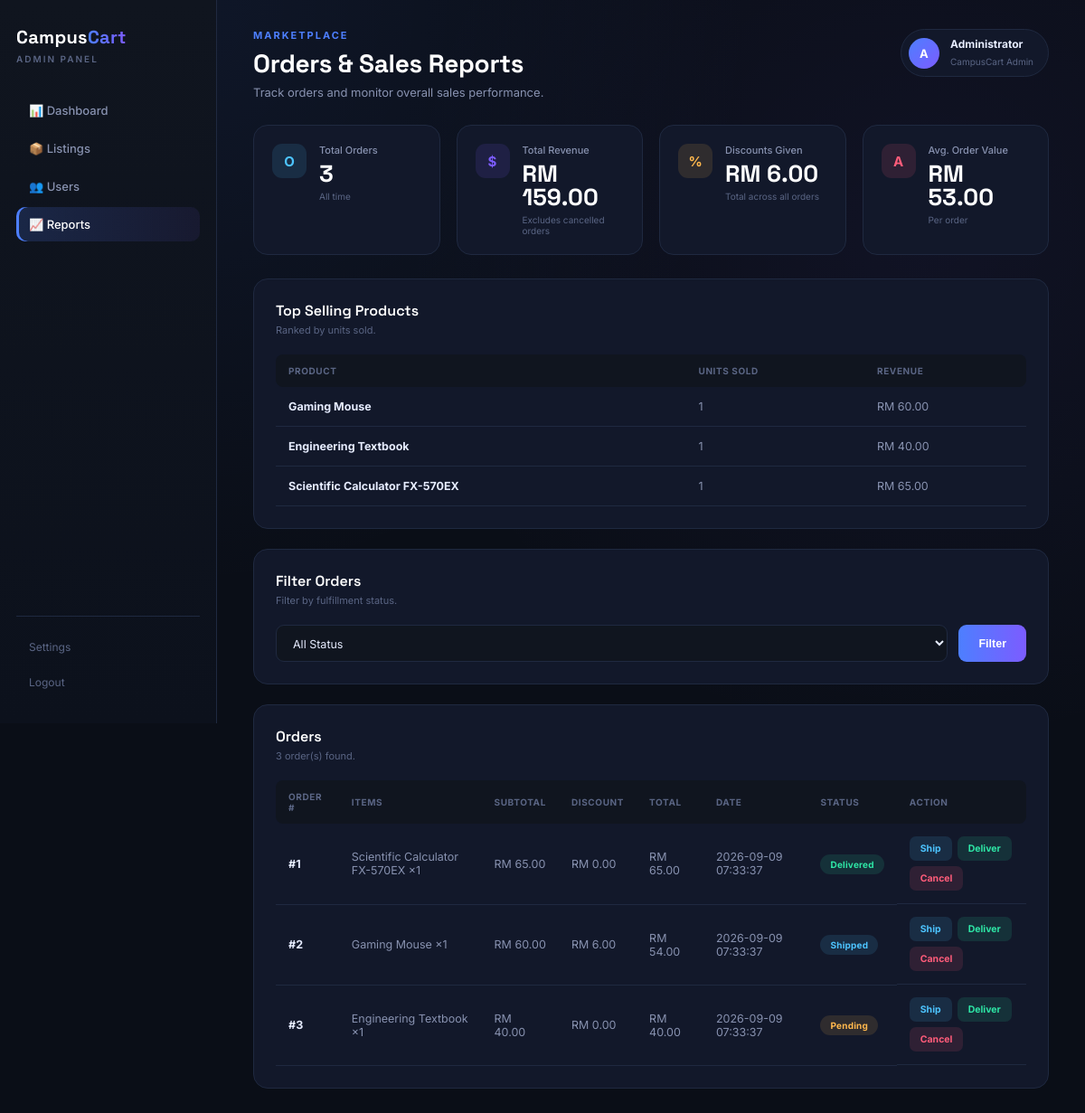
The page /reports on the database as committed earlier.
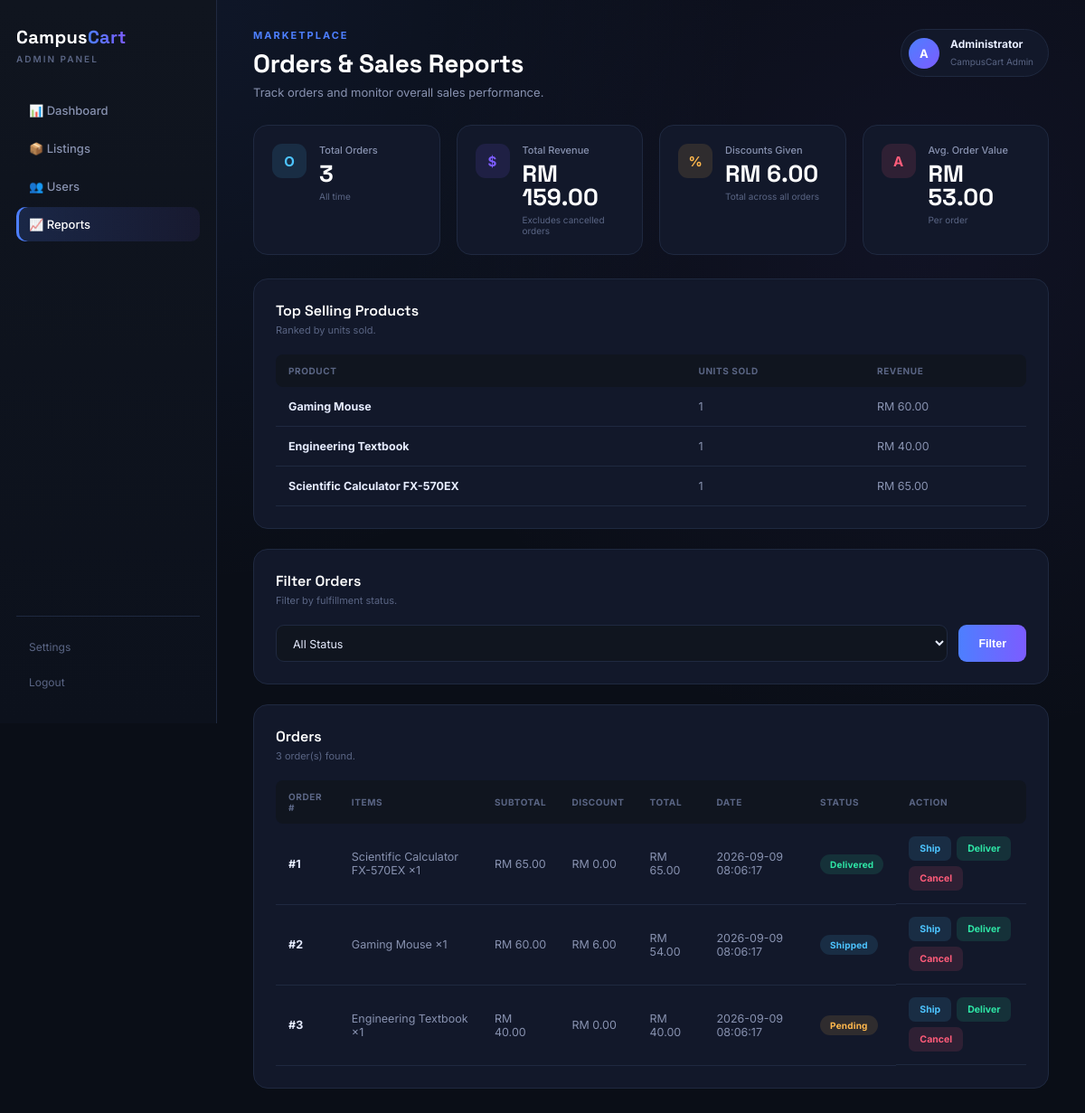
The same page on the database as committed later.
### tables this page shows
CREATE TABLE products (
        id INTEGER PRIMARY KEY AUTOINCREMENT,
        name TEXT NOT NULL,
        seller TEXT NOT NULL,
        category TEXT NOT NULL,
        price REAL NOT NULL,
        stock INTEGER NOT NULL,
        status TEXT NOT NULL DEFAULT 'Pending'
    );

CREATE TABLE orders (
        id INTEGER PRIMARY KEY AUTOINCREMENT,
        user_id INTEGER NOT NULL,
        subtotal REAL NOT NULL,
        discount REAL NOT NULL DEFAULT 0,
        total REAL NOT NULL,
        status TEXT NOT NULL DEFAULT 'Pending',
        order_date TIMESTAMP DEFAULT CURRENT_TIMESTAMP
    );

CREATE TABLE order_items (
        id INTEGER PRIMARY KEY AUTOINCREMENT,
        order_id INTEGER NOT NULL,
        product_id INTEGER NOT NULL,
        quantity INTEGER NOT NULL,
        price REAL NOT NULL
    );

### app.py (the view)
@app.route("/reports")
def reports():
    status = request.args.get("status", "all")
    orders = admin.get_all_orders(status)
    for order in orders:
        order["line_items"] = admin.get_order_items(order["id"])
    return render_template(
        "reports.html",
        orders=orders,
        selected_status=status,
        sales=admin.get_sales_summary(),
        top_products=admin.get_top_selling_products(),
    )

### admin_functions.py (called while the page is built)
def get_all_orders(status=None):
    connection = get_connection()
    cursor = connection.cursor()
    if status and status.lower() != "all":
        cursor.execute(
            "SELECT * FROM orders WHERE LOWER(status) = LOWER(?) ORDER BY order_date DESC",
            (status,)
        )
    else:
        cursor.execute("SELECT * FROM orders ORDER BY order_date DESC")
    orders = [dict(row) for row in cursor.fetchall()]
    connection.close()
    return orders

def get_order_items(order_id):
    connection = get_connection()
    cursor = connection.cursor()
    cursor.execute("""
        SELECT order_items.*, products.name AS product_name
        FROM order_items
        LEFT JOIN products ON products.id = order_items.product_id
        WHERE order_items.order_id = ?
    """, (order_id,))
    items = [dict(row) for row in cursor.fetchall()]
    connection.close()
    return items

def get_sales_summary():
    connection = get_connection()
    cursor = connection.cursor()
    cursor.execute("SELECT COUNT(*) AS total_orders FROM orders")
    total_orders = cursor.fetchone()["total_orders"]
    cursor.execute(
        "SELECT COALESCE(SUM(total), 0) AS total_revenue FROM orders "
        "WHERE LOWER(status) != 'cancelled'"
    )
    total_revenue = cursor.fetchone()["total_revenue"]
    cursor.execute(
        "SELECT COALESCE(SUM(discount), 0) AS total_discount FROM orders"
    )
    total_discount = cursor.fetchone()["total_discount"]
    avg_order_value = (total_revenue / total_orders) if total_orders else 0
    connection.close()
    return {
        "total_orders": total_orders,
        "total_revenue": round(total_revenue, 2),
        "total_discount_given": round(total_discount, 2),
        "average_order_value": round(avg_order_value, 2),
    }

def get_top_selling_products(limit=5):
    connection = get_connection()
    cursor = connection.cursor()
    cursor.execute("""
        SELECT
            products.id,
            products.name,
            SUM(order_items.quantity) AS units_sold,
            SUM(order_items.quantity * order_items.price) AS revenue
        FROM order_items
        JOIN products ON products.id = order_items.product_id
        GROUP BY products.id
        ORDER BY units_sold DESC
        LIMIT ?
    """, (limit,))
    top_products = [dict(row) for row in cursor.fetchall()]
    connection.close()
    return top_products

### templates/reports.html (shortened to what this page needs)
<!DOCTYPE html>
<html lang="en">
<head>
    <link rel="stylesheet" href="{{ url_for('static', filename='admin.css') }}">
</head>
<body>
<aside class="sidebar">
    <h2>Campus<span>Cart</span></h2>
    <p class="admin-label">ADMIN PANEL</p>
    <nav>
        <a href="{{ url_for('dashboard') }}">📊 Dashboard</a>
        <a href="{{ url_for('listings') }}">📦 Listings</a>
        <a href="{{ url_for('users') }}">👥 Users</a>
        <a href="{{ url_for('reports') }}" class="active">📈 Reports</a>
    </nav>
    <div class="sidebar-bottom">
        <a href="#">Settings</a>
        <a href="#">Logout</a>
    </div>
</aside>
<main class="main">
    <header>
        <div>
            <p class="small-title">MARKETPLACE</p>
            <h1>Orders &amp; Sales Reports</h1>
            <p class="subtitle">
                Track orders and monitor overall sales performance.
            </p>
        </div>
        <div class="admin-user">
            <div class="avatar">A</div>
            <div>
                <strong>Administrator</strong>
                <small>CampusCart Admin</small>
            </div>
        </div>
    </header>
    <section class="stats">
        <div class="card">
            <span class="icon blue">O</span>
            <div>
                <p>Total Orders</p>
                <h2>{{ sales.total_orders }}</h2>
                <small>All time</small>
            </div>
        </div>
        <div class="card">
            <span class="icon purple">$</span>
            <div>
                <p>Total Revenue</p>
                <h2>RM {{ "%.2f"|format(sales.total_revenue) }}</h2>
                <small>Excludes cancelled orders</small>
            </div>
        </div>
        <div class="card">
            <span class="icon orange">%</span>
            <div>
                <p>Discounts Given</p>
                <h2>RM {{ "%.2f"|format(sales.total_discount_given) }}</h2>
                <small>Total across all orders</small>
            </div>
        </div>
        <div class="card">
            <span class="icon red">A</span>
            <div>
                <p>Avg. Order Value</p>
                <h2>RM {{ "%.2f"|format(sales.average_order_value) }}</h2>
                <small>Per order</small>
            </div>
        </div>
    </section>
    <section class="panel">
        <div class="panel-title">
            <div>
                <h3>Top Selling Products</h3>
                <p>Ranked by units sold.</p>
            </div>
        </div>
        <div class="table-container">
            <table>
                <thead>
                    <tr>
                        <th>Product</th>
                        <th>Units Sold</th>
                        <th>Revenue</th>
                    </tr>
                </thead>
                <tbody>
                    {% for p in top_products %}
                    <tr>
                        <td><strong>{{ p.name }}</strong></td>
                        <td>{{ p.units_sold }}</td>
                        <td>RM {{ "%.2f"|format(p.revenue) }}</td>
                    </tr>
                    {% else %}
                    <tr><td colspan="3">No sales yet.</td></tr>
                    {% endfor %}
                </tbody>
            </table>
        </div>
    </section>
    <section class="panel">
        <div class="panel-title">
            <div>
                <h3>Filter Orders</h3>
                <p>Filter by fulfillment status.</p>
            </div>
        </div>
        <form method="GET" action="{{ url_for('reports') }}" class="filters" style="grid-template-columns: 1fr auto;">
            <select name="status">
                <option value="all" {% if selected_status == 'all' %}selected{% endif %}>All Status</option>
            </select>
            <button type="submit">Filter</button>
        </form>
    </section>
    <section class="panel">
        <div class="panel-title">
            <div>
                <h3>Orders</h3>
                <p>{{ orders|length }} order(s) found.</p>
            </div>
        </div>
        <div class="table-container">
            <table>
                <thead>
                    <tr>
                        <th>Order #</th>
                        <th>Items</th>
                        <th>Subtotal</th>
                        <th>Discount</th>
                        <th>Total</th>
                        <th>Date</th>
                        <th>Status</th>
                        <th>Action</th>
                    </tr>
                </thead>
                <tbody>
                    {% for order in orders %}
                    <tr>
                        <td><strong>#{{ order.id }}</strong></td>
                        <td>
                            {% for item in order.line_items %}
                                {{ item.product_name or 'Deleted product' }} &times;{{ item.quantity }}{% if not loop.last %}, {% endif %}
                            {% else %}
                                —
                            {% endfor %}
                        </td>
                        <td>RM {{ "%.2f"|format(order.subtotal) }}</td>
                        <td>RM {{ "%.2f"|format(order.discount) }}</td>
                        <td>RM {{ "%.2f"|format(order.total) }}</td>
                        <td>{{ order.order_date }}</td>
                        <td>
                            <span class="status {{ order.status|lower }}">
                                {{ order.status }}
                            </span>
                        </td>
                        <td class="action-cell">
                            <a href="{{ url_for('update_order_status', order_id=order.id, status='Shipped') }}" class="view-btn">Ship</a>
                            <a href="{{ url_for('update_order_status', order_id=order.id, status='Delivered') }}" class="approve-btn">Deliver</a>
                            <a href="{{ url_for('update_order_status', order_id=order.id, status='Cancelled') }}" class="reject-btn">Cancel</a>
                        </td>
                    </tr>
                    {% else %}
                    <tr><td colspan="8">No orders match this filter.</td></tr>
                    {% endfor %}
                </tbody>
            </table>
        </div>
    </section>
</main>
</body>
</html>

Rows that differ between the two databases and show on the page:
changed orders "Delivered": order_date "2026-09-09 07:33:37" → "2026-09-09 08:06:17"
changed orders "Shipped": order_date "2026-09-09 07:33:37" → "2026-09-09 08:06:17"
changed orders "Pending": order_date "2026-09-09 07:33:37" → "2026-09-09 08:06:17"
